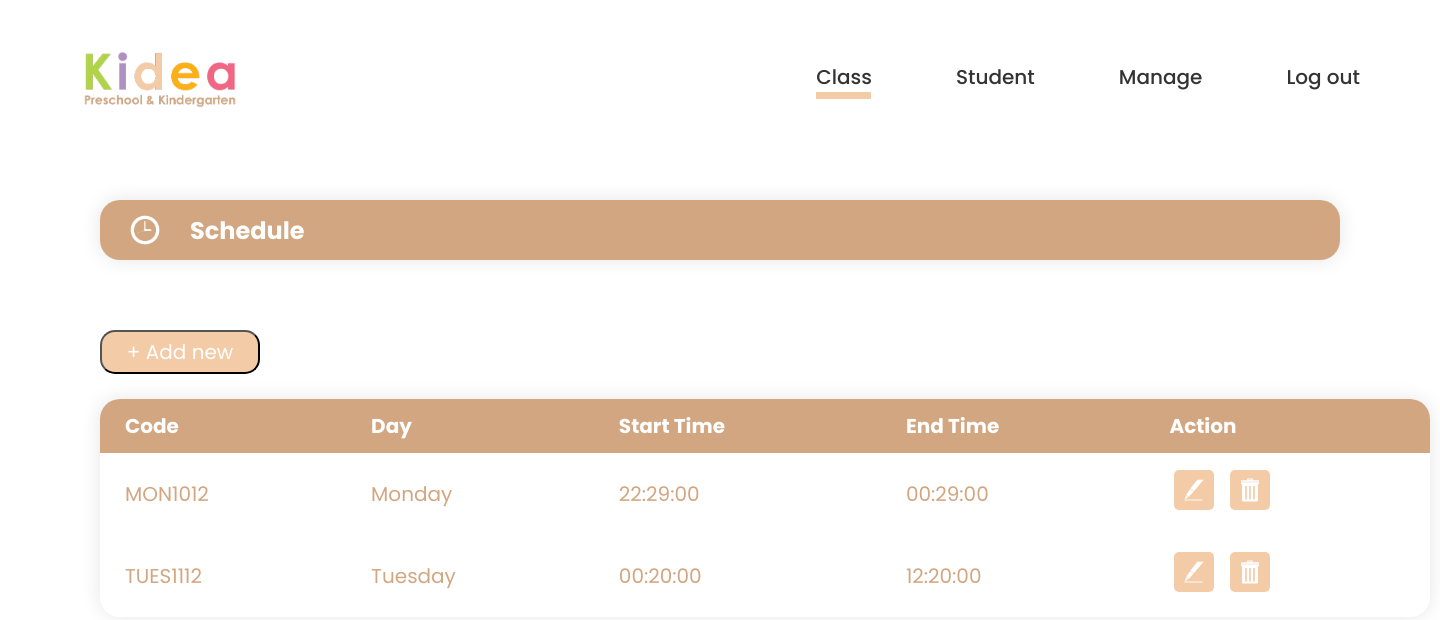
The app's page /View_schedule_admin.php (signed in) with its own data.
### tables this page shows
CREATE TABLE IF NOT EXISTS `tbl_time` (
  `time_id` int(11) NOT NULL AUTO_INCREMENT,
  `code` varchar(10) NOT NULL,
  `day_time` varchar(10) NOT NULL,
  `start_time` time NOT NULL,
  `end_time` time NOT NULL,
  PRIMARY KEY (`time_id`)
);

### View_schedule_admin.php (the view, shortened to what this page needs)
<?php
include "koneksi.php";
?>
<html>
    <head>
        <link rel="stylesheet" type="text/css" href="View_schedule_admin.css">
    </head>
    <body>
        <header>
            <img class="logo" src="img/logotxt.png" href="Home_admin.php">
            <nav>
                <ul class="nav__links">
                    <li><a href="View_admin.php">Class</a><div class="rec"></div></li>
                    <li><a href="View_student_admin.php">Student</a></li>
                    <li><a href="View_manage_admin.php">Manage</a></li>
                    <li><a href="logout.php">Log out</a></li>
                </ul>
            </nav>
        </header>
        <div class="title">
            <img class="time" src="img/time.png">
            <h2>Schedule</h2>
        </div>
        <a href="Input_schedule.php">
            <input type="button" class="btn" value="+ Add new">
        </a>
            <div class="container">
            <table class="content-table">
                <thead>
                <tr>
                    <th>Code</th>
                    <th>Day</th>
                    <th>Start Time</th>
                    <th>End Time </th>
                    <th>Action</th>
                </tr>
                </thead>
                <?php
                    $query = mysqli_query($connect, "SELECT * FROM tbl_time");
                    while ($schedule = mysqli_fetch_array($query)){
                ?>
                <tbody>
                <tr>
                    <td><?php echo $schedule['code'];?></td>
                    <td><?php echo $schedule['day_time'];?></td>
                    <td><?php echo $schedule['start_time'];?></td>
                    <td><?php echo $schedule['end_time'];?></td>
                    <td><div class="action">
                      <a href="edit_schedule.php?id<?php echo $schedule['time_id'];?>"><img class="edit" src="img/edit.svg"></a>
                      <a href="delete_schedule.php?id=<?php echo $schedule['time_id'];?>"><img class="delete" src="img/delete.svg"></div></td>
                </tr>
                <tbody>
                <?php
                    }
                ?>
            </table>
        </div>
    </body>
</html>

### View_schedule_admin.css (style rules this page uses)
* { padding: 0; margin: 0; box-sizing: border-box; }
.rec { width: 55px; height: 7px; background-color: #f4cba7; align-items: center; }
li, a { font-family: 'Poppins', sans-serif; font-weight: 500; font-size: 20px; color: #333; text-decoration: none; }
header { display: flex; justify-content: space-between; align-items: center; margin-right: 40px; margin-left: 80px; }
.logo { cursor: pointer; align-items: flex-start; width: 160px; background-size: cover; }
.nav__links { list-style: none; }
.nav__links li { display: inline-block; padding: 0px 40px; }
.nav__links li a { transition: all 0.3s ease 0s; }
.time { width: 50px; background-size: cover; align-items: flex-start; }
.title { margin-left: 100px; margin-right: 100px; margin-top: 40px; padding: 5px; padding-left: 20px; background-color: #D2A680; justify-content: flex-start; display: flex; align-items: center; border-radius: 20px; box-shadow: 0px 0px 20px rgba(0, 0, 0, 0.10); }
.title h2 { margin-left: 20px; text-align: justify; font-family: 'Poppins', sans-serif; font-size: 24px; color: white; text-decoration: none; }
.btn { display: flex; margin-left: 100px; margin-right: 100px; margin-top: 70px; padding: 5px; width: 160px; border-radius: 15px; background-color: #f4cba7; background-size: 200%; font-size: 20px; color: #fff; font-family: 'Poppins', sans-serif; cursor: pointer; transition: .5s; }
.container { display: flex; margin-left: 100px; margin-right: 100px; align-items: flex-start; }
.content-table { border-collapse: collapse; margin-top: 25px ; min-width: 1330px; border-radius: 20px; color: #D2A680; overflow: hidden; font-size: 20px; font-family: 'Poppins', sans-serif; box-shadow: 0 0 20px rgba(0, 0, 0, 0.10); }
.content-table thead tr { margin-top: 40px; border-radius: 20px; background-color: #D2A680; color: white; text-align: left; font-weight: bold; }
.content-table th, .content-table td { padding: 12px 25px; }
.edit { padding: 5px; margin: 5px; width: 40px; background-color: #f4cba7; background-size: cover; border-radius: 5px; cursor: pointer; }
.delete { padding: 5px; margin: 5px; width: 40px; background-color: #f4cba7; background-size: cover; border-radius: 5px; cursor: pointer; }

### records on screen
tbl_time: code "MON1012", day_time "Monday", start_time "22:29:00", end_time "00:29:00"
tbl_time: code "TUES1112", day_time "Tuesday", start_time "00:20:00", end_time "12:20:00"
